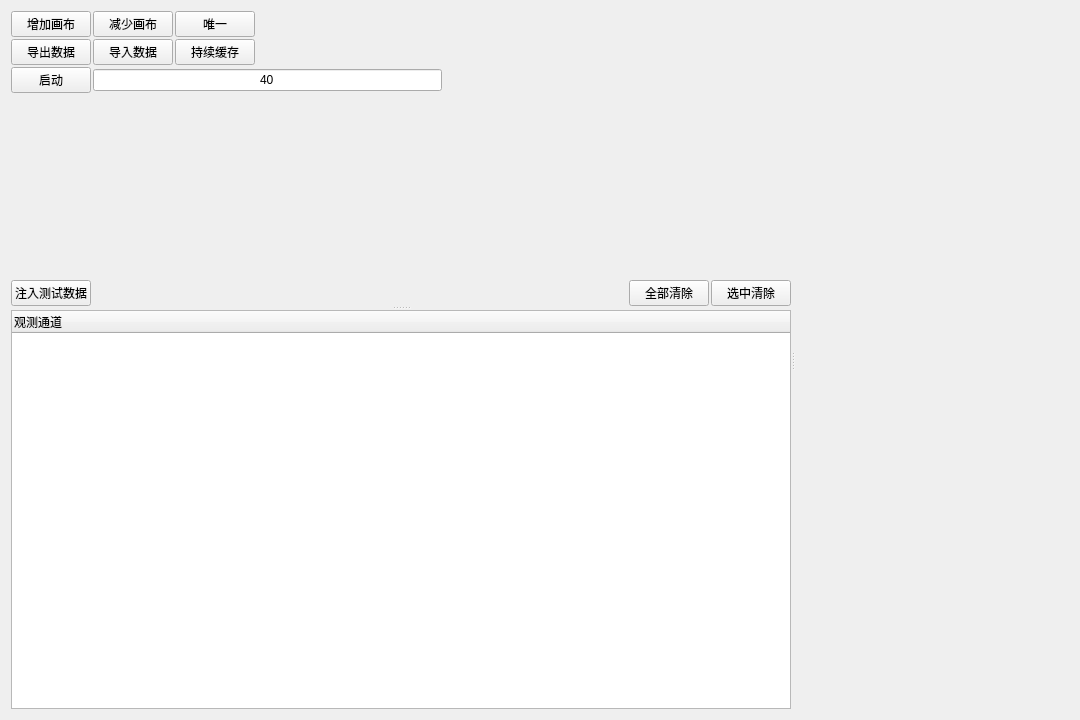
<?xml version="1.0" encoding="UTF-8"?>
<ui version="4.0">
 <class>ObserMultiple</class>
 <widget class="QWidget" name="ObserMultiple">
  <property name="geometry">
   <rect>
    <x>0</x>
    <y>0</y>
    <width>1080</width>
    <height>720</height>
   </rect>
  </property>
  <property name="windowTitle">
   <string>Form</string>
  </property>
  <layout class="QGridLayout" name="gridLayout">
   <item row="0" column="0">
    <widget class="QSplitter" name="splitter_2">
     <property name="orientation">
      <enum>Qt::Horizontal</enum>
     </property>
     <widget class="QSplitter" name="splitter">
      <property name="orientation">
       <enum>Qt::Vertical</enum>
      </property>
      <widget class="QWidget" name="w_ctrl" native="true">
       <property name="styleSheet">
        <string notr="true"/>
       </property>
       <layout class="QGridLayout" name="gridLayout_2">
        <property name="leftMargin">
         <number>0</number>
        </property>
        <property name="topMargin">
         <number>0</number>
        </property>
        <property name="rightMargin">
         <number>0</number>
        </property>
        <property name="bottomMargin">
         <number>0</number>
        </property>
        <property name="spacing">
         <number>2</number>
        </property>
        <item row="0" column="0">
         <layout class="QHBoxLayout" name="horizontalLayout">
          <property name="spacing">
           <number>2</number>
          </property>
          <item>
           <widget class="QPushButton" name="pb_addCanvas">
            <property name="text">
             <string>增加画布</string>
            </property>
           </widget>
          </item>
          <item>
           <widget class="QPushButton" name="pb_removeCanvas">
            <property name="text">
             <string>减少画布</string>
            </property>
           </widget>
          </item>
          <item>
           <widget class="QPushButton" name="pb_showSingle">
            <property name="text">
             <string>唯一</string>
            </property>
           </widget>
          </item>
          <item>
           <spacer name="horizontalSpacer">
            <property name="orientation">
             <enum>Qt::Horizontal</enum>
            </property>
            <property name="sizeHint" stdset="0">
             <size>
              <width>40</width>
              <height>20</height>
             </size>
            </property>
           </spacer>
          </item>
         </layout>
        </item>
        <item row="1" column="0">
         <layout class="QHBoxLayout" name="horizontalLayout_4">
          <property name="spacing">
           <number>2</number>
          </property>
          <item>
           <widget class="QPushButton" name="pb_export">
            <property name="text">
             <string>导出数据</string>
            </property>
           </widget>
          </item>
          <item>
           <widget class="QPushButton" name="pb_import">
            <property name="text">
             <string>导入数据</string>
            </property>
           </widget>
          </item>
          <item>
           <widget class="QPushButton" name="pb_contiune">
            <property name="text">
             <string>持续缓存</string>
            </property>
           </widget>
          </item>
          <item>
           <spacer name="horizontalSpacer_4">
            <property name="orientation">
             <enum>Qt::Horizontal</enum>
            </property>
            <property name="sizeHint" stdset="0">
             <size>
              <width>40</width>
              <height>20</height>
             </size>
            </property>
           </spacer>
          </item>
         </layout>
        </item>
        <item row="2" column="0">
         <layout class="QHBoxLayout" name="horizontalLayout_2">
          <property name="spacing">
           <number>2</number>
          </property>
          <item>
           <widget class="QPushButton" name="pb_run">
            <property name="text">
             <string>启动</string>
            </property>
           </widget>
          </item>
          <item>
           <widget class="QLineEdit" name="le_maxNum">
            <property name="accessibleName">
             <string/>
            </property>
            <property name="accessibleDescription">
             <string/>
            </property>
            <property name="inputMask">
             <string/>
            </property>
            <property name="text">
             <string>40</string>
            </property>
            <property name="alignment">
             <set>Qt::AlignCenter</set>
            </property>
            <property name="placeholderText">
             <string>max number</string>
            </property>
           </widget>
          </item>
          <item>
           <spacer name="horizontalSpacer_2">
            <property name="orientation">
             <enum>Qt::Horizontal</enum>
            </property>
            <property name="sizeHint" stdset="0">
             <size>
              <width>40</width>
              <height>20</height>
             </size>
            </property>
           </spacer>
          </item>
         </layout>
        </item>
        <item row="3" column="0">
         <spacer name="verticalSpacer">
          <property name="orientation">
           <enum>Qt::Vertical</enum>
          </property>
          <property name="sizeHint" stdset="0">
           <size>
            <width>20</width>
            <height>32</height>
           </size>
          </property>
         </spacer>
        </item>
        <item row="4" column="0">
         <layout class="QHBoxLayout" name="horizontalLayout_3">
          <property name="spacing">
           <number>2</number>
          </property>
          <item>
           <widget class="QPushButton" name="pb_injectionData">
            <property name="text">
             <string>注入测试数据</string>
            </property>
           </widget>
          </item>
          <item>
           <spacer name="horizontalSpacer_3">
            <property name="orientation">
             <enum>Qt::Horizontal</enum>
            </property>
            <property name="sizeHint" stdset="0">
             <size>
              <width>40</width>
              <height>20</height>
             </size>
            </property>
           </spacer>
          </item>
          <item>
           <widget class="QPushButton" name="pb_clear">
            <property name="text">
             <string>全部清除</string>
            </property>
           </widget>
          </item>
          <item>
           <widget class="QPushButton" name="pb_clearSingle">
            <property name="text">
             <string>选中清除</string>
            </property>
           </widget>
          </item>
         </layout>
        </item>
       </layout>
      </widget>
      <widget class="QTreeWidget" name="tw_select">
       <column>
        <property name="text">
         <string>观测通道</string>
        </property>
       </column>
      </widget>
     </widget>
     <widget class="QWidget" name="w_multiPlot" native="true">
      <property name="styleSheet">
       <string notr="true"/>
      </property>
     </widget>
    </widget>
   </item>
  </layout>
 </widget>
 <resources/>
 <connections/>
</ui>
